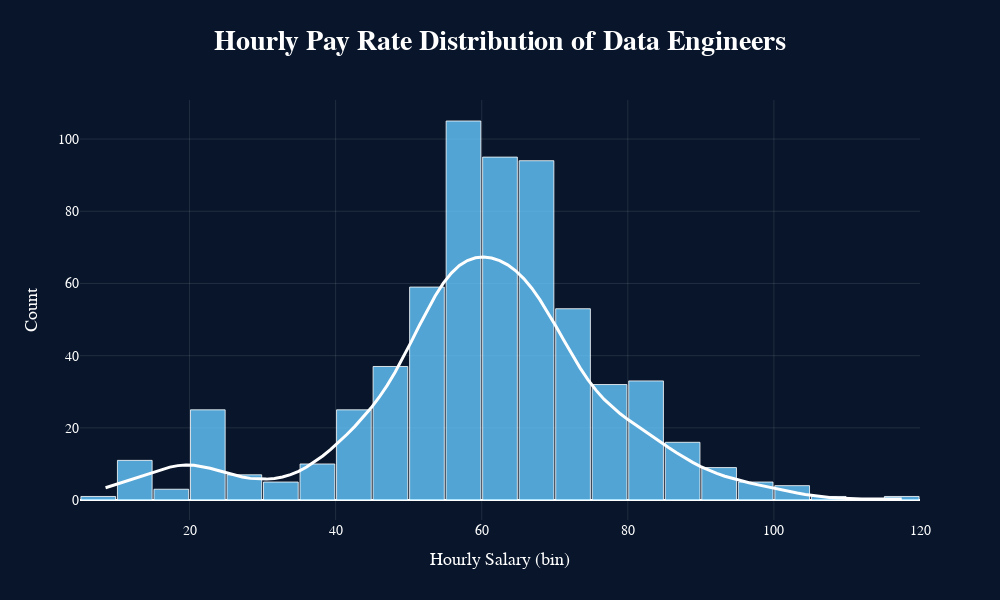

Notebook cell for this chart:
### Code cell
fig = go.Figure()

fig.add_trace(go.Histogram(
    x=df['salary_hour_avg'],
    name='Salary Distribution',
    nbinsx=50,
    marker=dict(
        color='rgba(100, 200, 255, 0.8)',
        line=dict(color='rgba(255, 255, 255, 0.8)', width=1)
    ),
    hovertemplate="<b>Count:</b> %{y}<br><b>Hourly Pay Rate:</b> %{x:.1f}<extra></extra>"
))

kde = stats.gaussian_kde(df['salary_hour_avg'].dropna())
x_range = np.linspace(df['salary_hour_avg'].min(), df['salary_hour_avg'].max(), 100)
y_kde = kde(x_range)

scaling_factor = len(df['salary_hour_avg']) * (df['salary_hour_avg'].max() - df['salary_hour_avg'].min()) / 30
y_kde_scaled = y_kde * scaling_factor

fig.add_trace(go.Scatter(
    x=x_range,
    y=y_kde_scaled,
    name='Distribution Line',
    line=dict(color='white', width=3),
    hoverinfo='skip'
))

fig.update_layout(
    title="<b>Hourly Pay Rate Distribution of Data Engineers</b>",
    title_x=0.5,
    title_y=0.95,
    width=1000,
    height=600,
    title_font=dict(family="verdana", size=28, color="white"),
    paper_bgcolor='#08152A',
    plot_bgcolor='#08152A',
    xaxis_title='Hourly Salary (bin)',
    yaxis_title='Count',
    bargap=0.05,
    showlegend=False,
    font=dict(
        color='white',
        size=14
    ),
    xaxis=dict(
        title_font=dict(family="verdana", size=18, color='white'),
        tickfont=dict(family="verdana", size=14, color='white'),
        gridcolor='rgba(255, 255, 255, 0.1)',
        zerolinecolor='white'
    ),
    yaxis=dict(
        title_font=dict(family="verdana", size=18, color='white'),
        tickfont=dict(family="verdana", size=14, color='white'),
        gridcolor='rgba(255, 255, 255, 0.1)',
        zerolinecolor='white'
    )
)

fig.show()

### Figure 1 — Plotly figure (JSON) as saved in the notebook; plotly's stock layout.template omitted (floating-point values rounded to 4 significant figures; data arrays with more than 128 entries replaced by an {"elided": "..."} marker saying what was removed)
{"data": [{"hovertemplate": "<b>Count:</b> %{y}<br><b>Hourly Pay Rate:</b> %{x:.1f}<extra></extra>", "marker": {"color": "rgba(100, 200, 255, 0.8)", "line": {"color": "rgba(255, 255, 255, 0.8)", "width": 1}}, "name": "Salary Distribution", "nbinsx": 50, "type": "histogram", "x": {"elided": "631 float values"}}, {"hoverinfo": "skip", "line": {"color": "white", "width": 3}, "name": "Distribution Line", "type": "scatter", "x": [8.5, 9.601, 10.7, 11.8, 12.9, 14.01, 15.11, 16.21, 17.31, 18.41, 19.51, 20.61, 21.71, 22.81, 23.91, 25.02, 26.12, 27.22, 28.32, 29.42, 30.52, 31.62, 32.72, 33.82, 34.92, 36.03, 37.13, 38.23, 39.33, 40.43, 41.53, 42.63, 43.73, 44.83, 45.93, 47.04, 48.14, 49.24, 50.34, 51.44, 52.54, 53.64, 54.74, 55.84, 56.94, 58.05, 59.15, 60.25, 61.35, 62.45, 63.55, 64.65, 65.75, 66.85, 67.95, 69.06, 70.16, 71.26, 72.36, 73.46, 74.56, 75.66, 76.76, 77.86, 78.96, 80.07, 81.17, 82.27, 83.37, 84.47, 85.57, 86.67, 87.77, 88.87, 89.97, 91.08, 92.18, 93.28, 94.38, 95.48, 96.58, 97.68, 98.78, 99.88, 101.0, 102.1, 103.2, 104.3, 105.4, 106.5, 107.6, 108.7, 109.8, 110.9, 112.0, 113.1, 114.2, 115.3, 116.4, 117.5], "y": [3.411, 4.122, 4.853, 5.596, 6.348, 7.103, 7.845, 8.537, 9.125, 9.542, 9.73, 9.66, 9.34, 8.82, 8.179, 7.508, 6.886, 6.374, 6.01, 5.814, 5.802, 5.991, 6.402, 7.055, 7.967, 9.141, 10.57, 12.21, 14.05, 16.04, 18.16, 20.42, 22.84, 25.48, 28.42, 31.72, 35.41, 39.48, 43.82, 48.27, 52.61, 56.61, 60.08, 62.88, 64.97, 66.36, 67.12, 67.33, 67.06, 66.34, 65.16, 63.51, 61.35, 58.67, 55.52, 51.96, 48.12, 44.18, 40.29, 36.62, 33.29, 30.38, 27.88, 25.74, 23.89, 22.22, 20.66, 19.12, 17.6, 16.07, 14.56, 13.1, 11.72, 10.44, 9.289, 8.27, 7.381, 6.609, 5.936, 5.337, 4.79, 4.274, 3.777, 3.292, 2.822, 2.373, 1.952, 1.571, 1.237, 0.955, 0.7275, 0.5538, 0.4305, 0.352, 0.3105, 0.2967, 0.3003, 0.311, 0.3195, 0.3188]}], "layout": {"bargap": 0.05, "font": {"color": "white", "size": 14}, "height": 600, "paper_bgcolor": "#08152A", "plot_bgcolor": "#08152A", "showlegend": false, "title": {"font": {"color": "white", "family": "verdana", "size": 28}, "text": "<b>Hourly Pay Rate Distribution of Data Engineers</b>", "x": 0.5, "y": 0.95}, "width": 1000, "xaxis": {"gridcolor": "rgba(255, 255, 255, 0.1)", "tickfont": {"color": "white", "family": "verdana", "size": 14}, "title": {"font": {"color": "white", "family": "verdana", "size": 18}, "text": "Hourly Salary (bin)"}, "zerolinecolor": "white"}, "yaxis": {"gridcolor": "rgba(255, 255, 255, 0.1)", "tickfont": {"color": "white", "family": "verdana", "size": 14}, "title": {"font": {"color": "white", "family": "verdana", "size": 18}, "text": "Count"}, "zerolinecolor": "white"}}}
